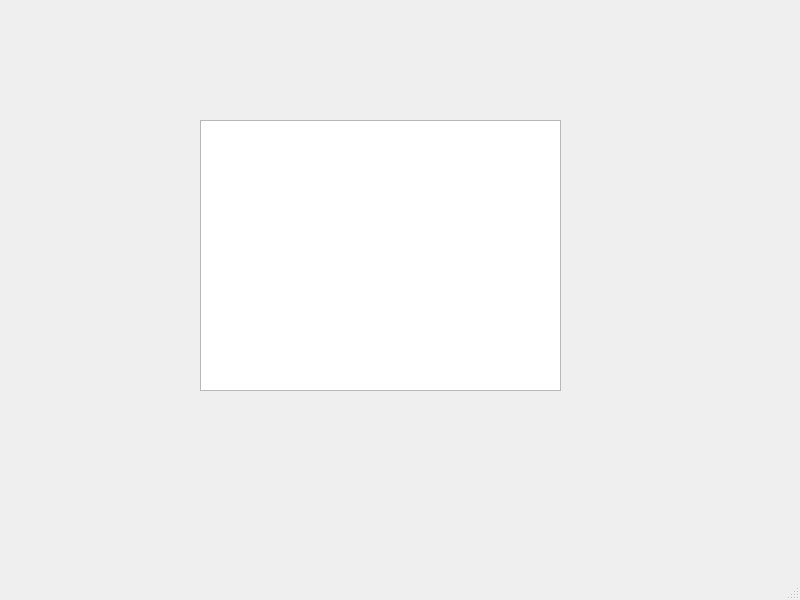
<?xml version="1.0" encoding="UTF-8"?>
<ui version="4.0">
 <class>MainWindow</class>
 <widget class="QMainWindow" name="MainWindow">
  <property name="geometry">
   <rect>
    <x>0</x>
    <y>0</y>
    <width>800</width>
    <height>600</height>
   </rect>
  </property>
  <property name="windowTitle">
   <string>MainWindow</string>
  </property>
  <widget class="QWidget" name="centralwidget">
   <widget class="QPlainTextEdit" name="plainTextEdit">
    <property name="geometry">
     <rect>
      <x>200</x>
      <y>120</y>
      <width>361</width>
      <height>271</height>
     </rect>
    </property>
   </widget>
  </widget>
  <widget class="QMenuBar" name="menubar">
   <property name="geometry">
    <rect>
     <x>0</x>
     <y>0</y>
     <width>800</width>
     <height>22</height>
    </rect>
   </property>
  </widget>
  <widget class="QStatusBar" name="statusbar"/>
 </widget>
 <resources/>
 <connections/>
</ui>
